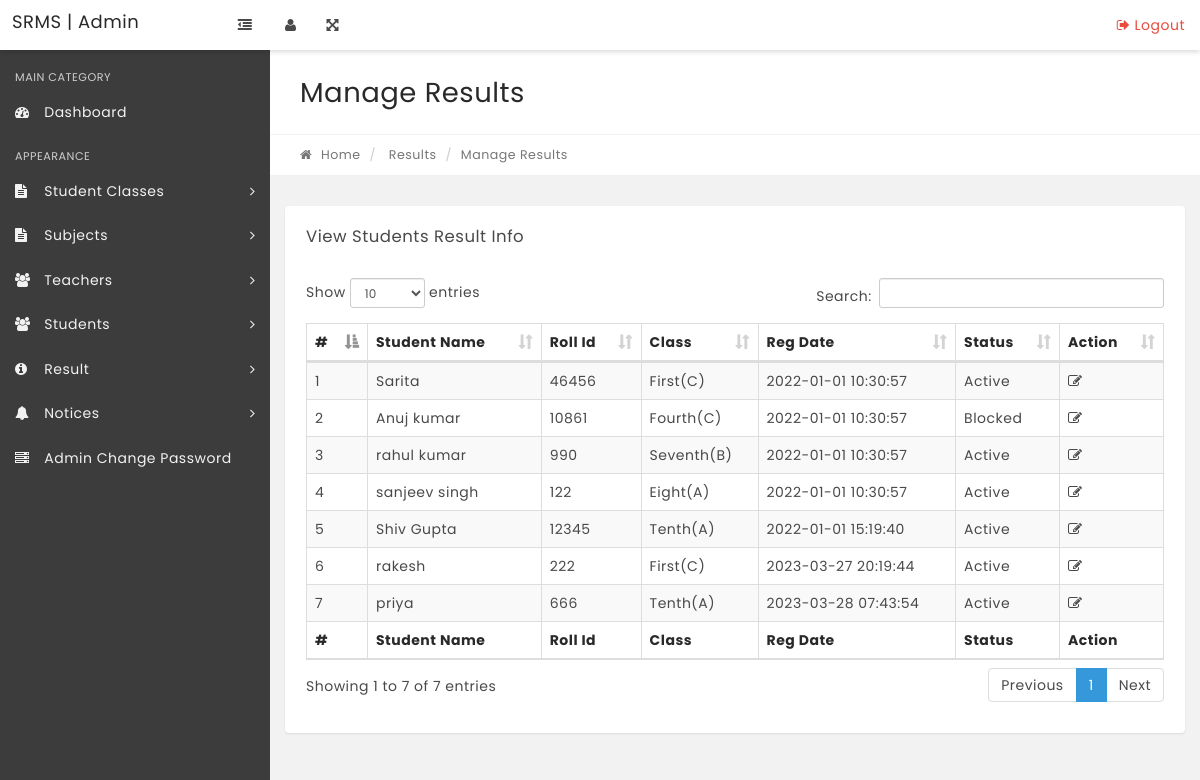
The app's page /manage-results.php, older data.
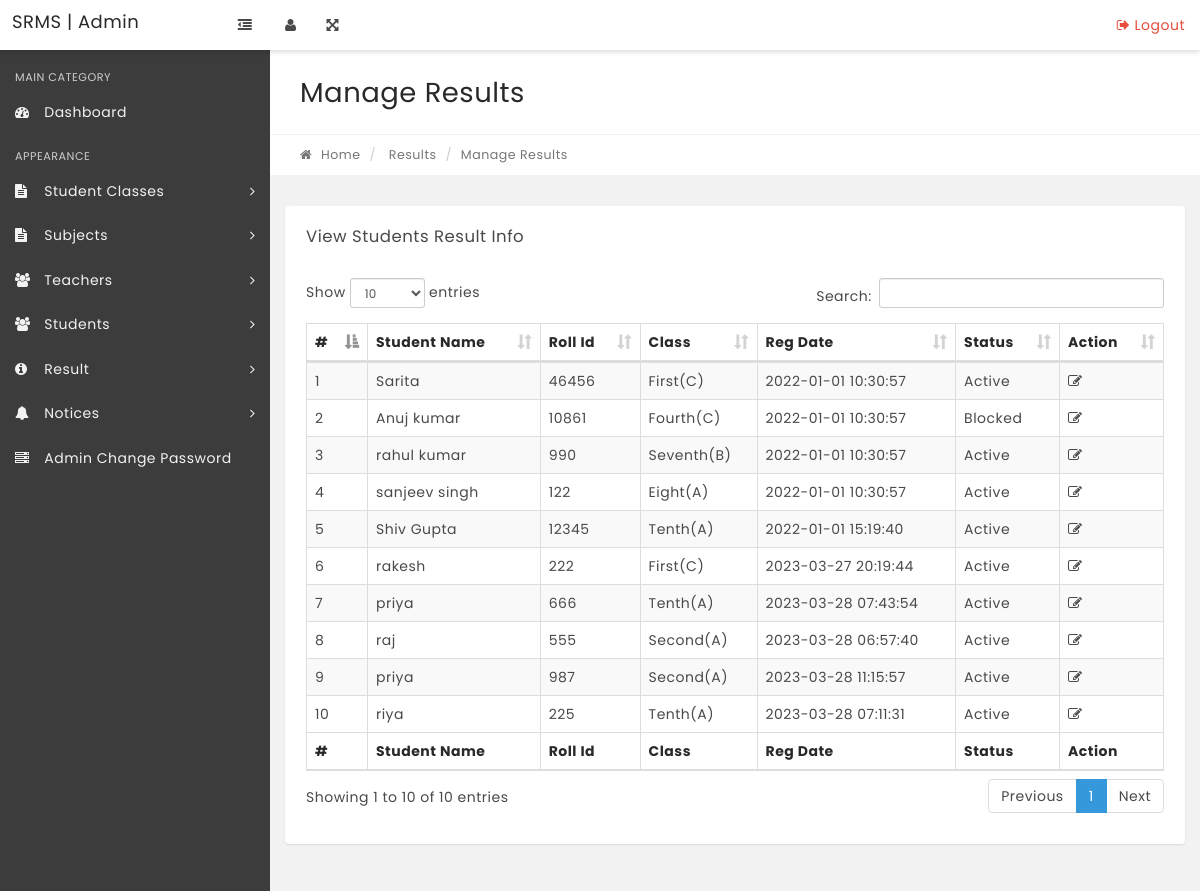
The same page, newer data.
### tables this page shows
CREATE TABLE `tblstudents` (
  `StudentId` int(11) NOT NULL,
  `StudentName` varchar(100) DEFAULT NULL,
  `RollId` varchar(100) DEFAULT NULL,
  `StudentEmail` varchar(100) DEFAULT NULL,
  `Gender` varchar(10) DEFAULT NULL,
  `DOB` varchar(100) DEFAULT NULL,
  `ClassId` int(11) DEFAULT NULL,
  `RegDate` timestamp NULL DEFAULT current_timestamp(),
  `UpdationDate` timestamp NULL DEFAULT NULL,
  `Status` int(1) DEFAULT NULL,
  `FatherName` varchar(100) NOT NULL,
  `Contact` varchar(13) NOT NULL,
  `Address` text NOT NULL,
  `MotherName` varchar(100) NOT NULL
);

### manage-results.php (the view, shortened to what this page needs)
<?php
include('includes/config.php');
if(strlen($_SESSION['alogin'])=="")
    {
    header("Location: index.php");
    }
    else{
?>
<!DOCTYPE html>
<html lang="en">
    <head>
        <link rel="stylesheet" href="css/bootstrap.min.css" media="screen" >
        <link rel="stylesheet" href="css/font-awesome.min.css" media="screen" >
        <link rel="stylesheet" href="css/animate-css/animate.min.css" media="screen" >
        <link rel="stylesheet" href="css/lobipanel/lobipanel.min.css" media="screen" >
        <link rel="stylesheet" href="css/prism/prism.css" media="screen" >
        <link rel="stylesheet" type="text/css" href="js/DataTables/datatables.min.css"/>
        <link rel="stylesheet" href="css/main.css" media="screen" >
    </head>
    <body class="top-navbar-fixed">
        <div class="main-wrapper">
   <?php include('includes/topbar.php');?>
            <div class="content-wrapper">
                <div class="content-container">
<?php include('includes/leftbar.php');?>
                    <div class="main-page">
                        <div class="container-fluid">
                            <div class="row page-title-div">
                                <div class="col-md-6">
                                    <h2 class="title">Manage Results</h2>
                                </div>
                            </div>
                            <div class="row breadcrumb-div">
                                <div class="col-md-6">
                                    <ul class="breadcrumb">
            							<li><a href="dashboard.php"><i class="fa fa-home"></i> Home</a></li>
                                        <li> Results</li>
            							<li class="active">Manage Results</li>
            						</ul>
                                </div>
                            </div>
                        </div>
                        <section class="section">
                            <div class="container-fluid">
                                <div class="row">
                                    <div class="col-md-12">
                                        <div class="panel">
                                            <div class="panel-heading">
                                                <div class="panel-title">
                                                    <h5>View Students Result Info</h5>
                                                </div>
                                            </div>
                                            <div class="panel-body p-20">
                                                <table id="example" class="display table table-striped table-bordered" cellspacing="0" width="100%">
                                                    <thead>
                                                        <tr>
                                                            <th>#</th>
                                                            <th>Student Name</th>
                                                            <th>Roll Id</th>
                                                            <th>Class</th>
                                                            <th>Reg Date</th>
                                                            <th>Status</th>
                                                            <th>Action</th>
                                                        </tr>
                                                    </thead>
                                                    <tfoot>
                                                        <tr>
                                                          <th>#</th>
                                                            <th>Student Name</th>
                                                            <th>Roll Id</th>
                                                            <th>Class</th>
                                                            <th>Reg Date</th>
                                                            <th>Status</th>
                                                            <th>Action</th>
                                                        </tr>
                                                    </tfoot>
                                                    <tbody>
<?php $sql = "SELECT  distinct tblstudents.StudentName,tblstudents.RollId,tblstudents.RegDate,tblstudents.StudentId,tblstudents.Status,tblclasses.ClassName,tblclasses.Section from tblresult join tblstudents on tblstudents.StudentId=tblresult.StudentId  join tblclasses on tblclasses.id=tblresult.ClassId";
$query = $dbh->prepare($sql);
$query->execute();
$results=$query->fetchAll(PDO::FETCH_OBJ);
$cnt=1;
if($query->rowCount() > 0)
{
foreach($results as $result)
{   ?>
<tr>
 <td><?php echo htmlentities($cnt);?></td>
                                                            <td><?php echo htmlentities($result->StudentName);?></td>
                                                            <td><?php echo htmlentities($result->RollId);?></td>
                                                            <td><?php echo htmlentities($result->ClassName);?>(<?php echo htmlentities($result->Section);?>)</td>
                                                            <td><?php echo htmlentities($result->RegDate);?></td>
                                                             <td><?php if($result->Status==1){
echo htmlentities('Active');
}
else{
   echo htmlentities('Blocked');
}
                                                                ?></td>
<td>
<a href="edit-result.php?stid=<?php echo htmlentities($result->StudentId);?>"><i class="fa fa-edit" title="Edit Record"></i> </a>
</td>
</tr>
<?php $cnt=$cnt+1;}} ?>
                                                    </tbody>
                                                </table>
                                            </div>
                                        </div>
                                    </div>
                                                </div>
                                            </div>
                                        </div>
                                    </div>
                                </div>
                            </div>
    </body>
</html>
<?php } ?>

### includes/topbar.php (shortened to what this page needs)
<nav class="navbar top-navbar bg-white box-shadow">
          	<div class="container-fluid">
                  <div class="row">
                      <div class="navbar-header no-padding">
              			<a class="navbar-brand" href="dashboard.php">
              			    SRMS | Admin
              			</a>
                          <span class="small-nav-handle hidden-sm hidden-xs"><i class="fa fa-outdent"></i></span>
              		</div>
              		<div class="collapse navbar-collapse" id="navbar-collapse-1">
              			<ul class="nav navbar-nav" data-dropdown-in="fadeIn" data-dropdown-out="fadeOut">
                              <li class="hidden-sm hidden-xs"><a href="#" class="user-info-handle"><i class="fa fa-user"></i></a></li>
                              <li class="hidden-sm hidden-xs"><a href="#" class="full-screen-handle"><i class="fa fa-arrows-alt"></i></a></li>
              			</ul>
              			<ul class="nav navbar-nav navbar-right" data-dropdown-in="fadeIn" data-dropdown-out="fadeOut">
              				    <li><a href="logout.php" class="color-danger text-center"><i class="fa fa-sign-out"></i> Logout</a></li>
              			</ul>
              		</div>
                  </div>
          	</div>
          </nav>

### includes/leftbar.php (shortened to what this page needs)
<div class="left-sidebar bg-black-300 box-shadow ">
    <div class="sidebar-content">
        <div class="user-info closed">
        </div>
        <div class="sidebar-nav">
            <ul class="side-nav color-gray">
                <li class="nav-header">
                    <span class="">Main Category</span>
                </li>
                <li>
                    <a href="dashboard.php"><i class="fa fa-dashboard"></i> <span>Dashboard</span> </a>
                </li>
                <li class="nav-header">
                    <span class="">Appearance</span>
                </li>
                <li class="has-children">
                    <a href="#"><i class="fa fa-file-text"></i> <span>Student Classes</span> <i
                            class="fa fa-angle-right arrow"></i></a>
                </li>
                <li class="has-children">
                    <a href="#"><i class="fa fa-file-text"></i> <span>Subjects</span> <i
                            class="fa fa-angle-right arrow"></i></a>
                </li>
            </ul>
            <li class="has-children">
                <a href="#"><i class="fa fa-users"></i> <span>Teachers</span> <i
                        class="fa fa-angle-right arrow"></i></a>
            </li>
            <li class="has-children">
                <a href="#"><i class="fa fa-users"></i> <span>Students</span> <i
                        class="fa fa-angle-right arrow"></i></a>
            </li>
            <li class="has-children">
                <a href="#"><i class="fa fa-info-circle"></i> <span>Result</span> <i
                        class="fa fa-angle-right arrow"></i></a>
            </li>
            <li class="has-children">
                <a href="#"><i class="fa fa-bell"></i> <span>Notices</span> <i class="fa fa-angle-right arrow"></i></a>
            </li>
            <li><a href="change-password.php"><i class="fa fa fa-server"></i> <span> Admin Change Password</span></a>
            </li>
        </div>
    </div>
</div>

Row changes from the older to the newer data that the page shows:
now on this page (row unchanged): tblstudents: StudentName "raj", RollId "555", ClassName "Second", Section "A", RegDate "2023-03-28 06:57:40"
added tblstudents: StudentName "priya", RollId "987", ClassName "Second", Section "A", RegDate "2023-03-28 11:15:57"
now on this page (row unchanged): tblstudents: StudentName "riya", RollId "225", ClassName "Tenth", Section "A", RegDate "2023-03-28 07:11:31"
Text that changed along with them:
text written by a page script: "Show entries Search: Showing 1 to 7 of 7 entries Previous 1 Next" → "Show entries Search: Showing 1 to 10 of 10 entries Previous 1 Next"
